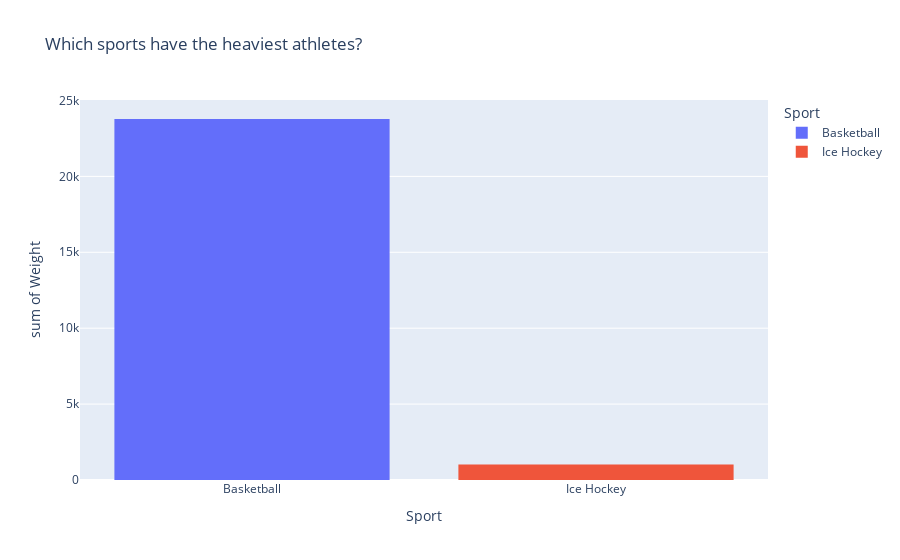

Notebook code for this chart:
### Code cell
sports_weight = sports.query("Weight > 110")

fig = px.histogram(
    data_frame=sports_weight,
    color='Sport',
    x="Sport",
    y = "Weight",
    title="Which sports have the heaviest athletes?"
)

fig.show()

### Figure 1 — Plotly figure (JSON) as saved in the notebook; plotly's stock layout.template omitted (floating-point values rounded to 4 significant figures; data arrays with more than 128 entries replaced by an {"elided": "..."} marker saying what was removed)
{"data": [{"alignmentgroup": "True", "bingroup": "x", "histfunc": "sum", "hovertemplate": "Sport=%{x}<br>sum of Weight=%{y}<extra></extra>", "legendgroup": "Basketball", "marker": {"color": "#636efa", "pattern": {"shape": ""}}, "name": "Basketball", "offsetgroup": "Basketball", "orientation": "v", "showlegend": true, "type": "histogram", "x": {"elided": "200 str values"}, "xaxis": "x", "y": {"elided": "200 int values"}, "yaxis": "y"}, {"alignmentgroup": "True", "bingroup": "x", "histfunc": "sum", "hovertemplate": "Sport=%{x}<br>sum of Weight=%{y}<extra></extra>", "legendgroup": "Ice Hockey", "marker": {"color": "#EF553B", "pattern": {"shape": ""}}, "name": "Ice Hockey", "offsetgroup": "Ice Hockey", "orientation": "v", "showlegend": true, "type": "histogram", "x": ["Ice Hockey", "Ice Hockey", "Ice Hockey", "Ice Hockey", "Ice Hockey", "Ice Hockey", "Ice Hockey", "Ice Hockey", "Ice Hockey"], "xaxis": "x", "y": [111, 116, 116, 116, 113, 113, 113, 112, 112], "yaxis": "y"}], "layout": {"barmode": "relative", "legend": {"title": {"text": "Sport"}, "tracegroupgap": 0}, "title": {"text": "Which sports have the heaviest athletes?"}, "xaxis": {"anchor": "y", "categoryarray": ["Basketball", "Ice Hockey"], "categoryorder": "array", "domain": [0, 1], "title": {"text": "Sport"}}, "yaxis": {"anchor": "x", "domain": [0, 1], "title": {"text": "sum of Weight"}}}}
